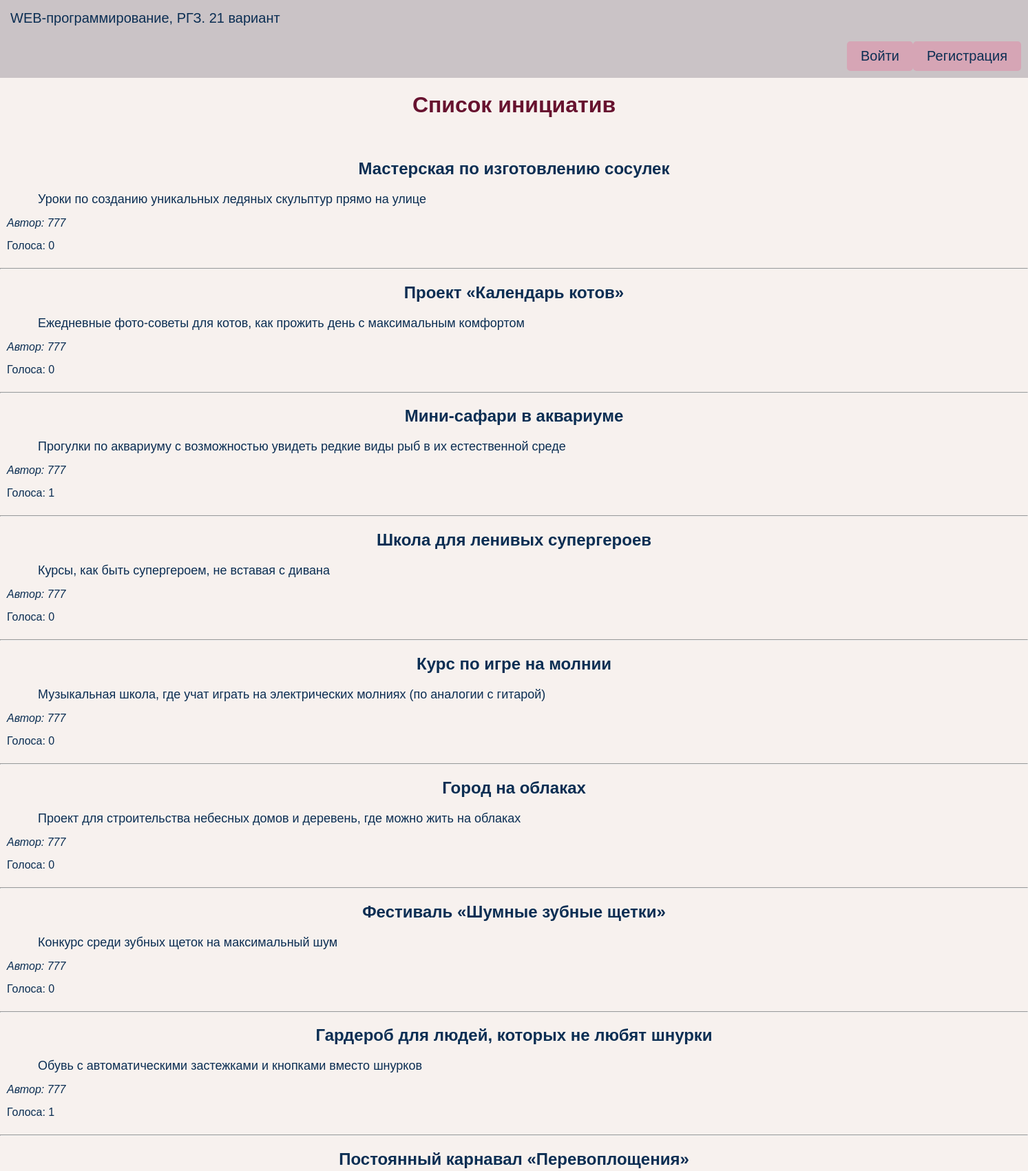
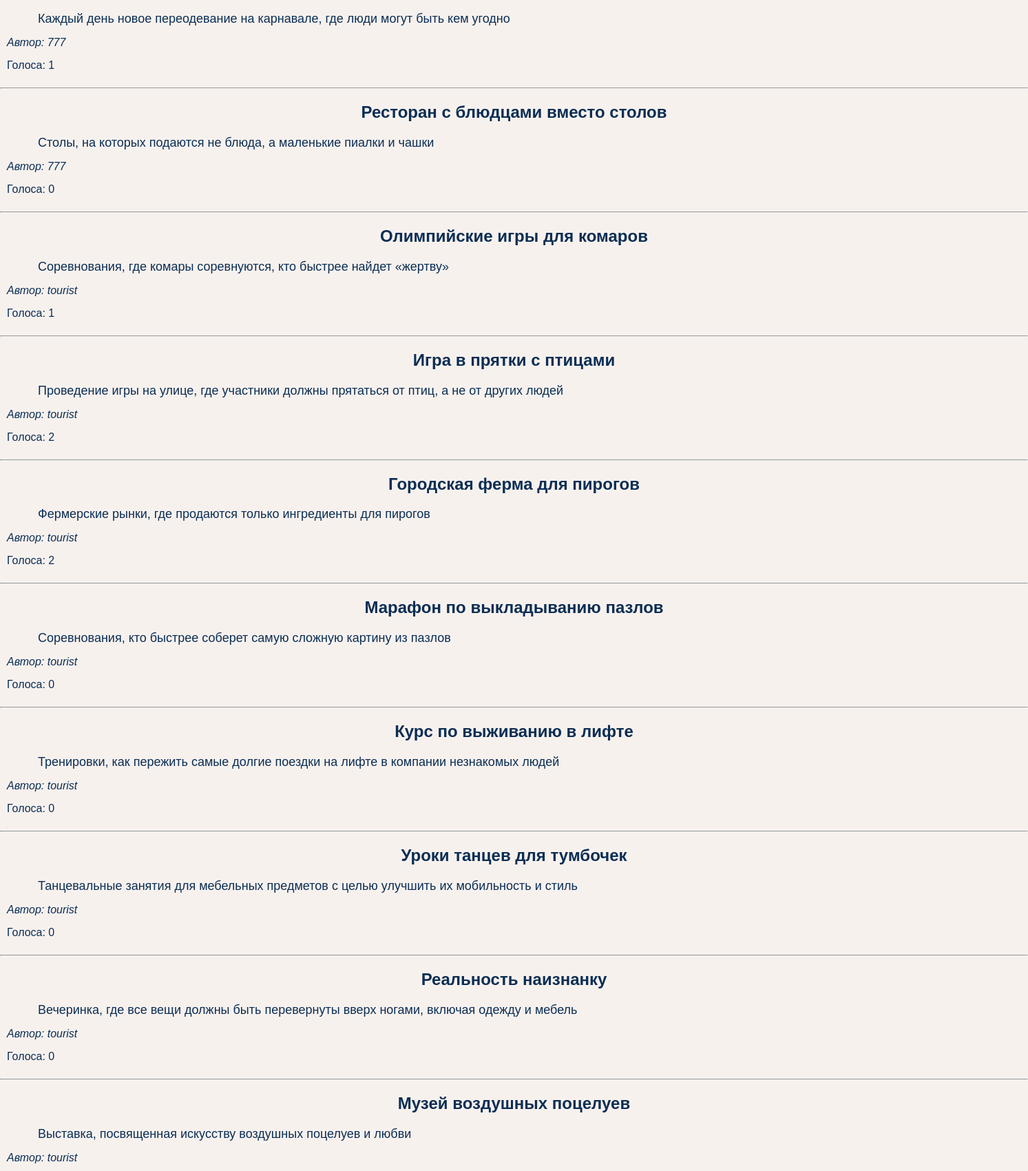
/?page=4 (upper part), run on the app's committed database (2 pictures, top to bottom).
### tables this page shows
CREATE TABLE initiatives (
            id INTEGER PRIMARY KEY AUTOINCREMENT,
            title TEXT NOT NULL,
            content TEXT NOT NULL,
            created_at DATETIME DEFAULT CURRENT_TIMESTAMP,
            author_id INTEGER,
            votes INTEGER DEFAULT 0,
            FOREIGN KEY(author_id) REFERENCES users(id)
        );

CREATE TABLE users (
            id INTEGER PRIMARY KEY AUTOINCREMENT,
            username TEXT NOT NULL UNIQUE,
            password TEXT NOT NULL,
            is_admin INTEGER DEFAULT 0
        );

### app.py (the view)
@app.route('/')
def index():
    page = request.args.get('page', 1, type=int)
    limit = 20
    offset = (page - 1) * limit
    initiatives = get_db().execute("""
        SELECT initiatives.id, initiatives.title, initiatives.content, initiatives.created_at,
               users.username, initiatives.author_id
        FROM initiatives
        LEFT JOIN users ON initiatives.author_id = users.id
        ORDER BY initiatives.created_at DESC
        LIMIT ? OFFSET ?
    """, (limit, offset)).fetchall()
    initiatives_with_votes = []
    for initiative in initiatives:
        initiative_id = initiative['id']
        up_votes = get_db().execute("""
            SELECT COUNT(*) FROM votes WHERE initiative_id = ? AND vote_type = 'up'
        """, (initiative_id,)).fetchone()[0]
        down_votes = get_db().execute("""
            SELECT COUNT(*) FROM votes WHERE initiative_id = ? AND vote_type = 'down'
        """, (initiative_id,)).fetchone()[0]
        initiative_with_votes = {
            **initiative,
            'up_votes': up_votes,
            'down_votes': down_votes,
            'total_votes': up_votes - down_votes
        }
        initiatives_with_votes.append(initiative_with_votes)
    total_initiatives = get_db().execute("""
        SELECT COUNT(*) FROM initiatives
    """).fetchone()[0]
    has_more = total_initiatives > page * limit
    return render_template('index.html', initiatives=initiatives_with_votes, page=page, has_more=has_more, get_db=get_db)

### app.py (called while the page is built)
def get_db():
    conn = sqlite3.connect(DATABASE)
    conn.row_factory = sqlite3.Row
    return conn

### templates/index.html (shortened to what this page needs)
{% extends "base.html" %}
{% block main %}
    <div class="user-panel">
        {% if session.get('username') %}
            <span style="text-align: left; margin-right: 670px; margin-left: 10px">Вы вошли как: <strong>{{ session['username'] }}</strong></span>
            {% if session.get('is_admin') %}
                <a href="{{ url_for('admin_panel') }}" class="button">Админ-таблицы</a>
            {% endif %}
            <a href="{{ url_for('new_initiative') }}" class="button">Добавить инициативу</a>
            <form method="POST" action="{{ url_for('logout') }}" style="display: inline;width:100px">
                <button type="submit" class="button">Выйти</button>
            </form>
        {% else %}
            <a href="{{ url_for('login') }}" style="margin-left: 1220px" class="button">Войти</a>
            <a href="{{ url_for('register') }}" class="button">Регистрация</a>
        {% endif %}
    </div>
    <h1>Список инициатив</h1>
    <br>
    {% for initiative in initiatives %}
    <div>
        <h2>{{ initiative['title'] }}</h2>
        <div style="margin-bottom:15px; margin-left:55px;font-size:18px">{{ initiative['content'] }}</div>
        <div style="margin-bottom:15px; margin-left:10px"><i>Автор: {{ initiative['username'] or 'Неизвестно' }}</i></div>
        <div style="margin-bottom:15px; margin-left:10px">Голоса: {{ initiative['total_votes'] }}</div>
    </div>
    <hr>
    {% endfor %}
    {% endblock %}

### static/main.css (style rules this page uses)
body { font-family: Arial, sans-serif; margin: 0; padding: 0; background-color: #f7f1ee; }
h1, h2 { text-align: center; }
h1 { color: #67122f; }
a.button { display: block; padding: 10px 20px; background-color: #d6a5b5; color:#0b2e53; text-align: center; text-decoration: none; font-size: 20px; border-radius: 5px; border: none; float: right; margin: 10px; }
a.button:link, a.button:visited { text-decoration:none; color:#0b2e53; }
.user-panel { text-align: right; display: flex; justify-content: space-between; align-items: center; margin-bottom: 10px; padding: 10px; left: 0; right: 0; background-color: #cac3c6; }
.user-panel .button { margin: 0px; }

### data on the page
initiatives: title "Мастерская по изготовлению сосулек", content "Уроки по созданию уникальных ледяных скульптур прямо на улице", username "777", total_votes "0"
initiatives: title "Проект «Календарь котов»", content "Ежедневные фото-советы для котов, как прожить день с максимальным комфортом", username "777", total_votes "0"
initiatives: title "Мини-сафари в аквариуме", content "Прогулки по аквариуму с возможностью увидеть редкие виды рыб в их естественной среде", username "777", total_votes "1"
initiatives: title "Школа для ленивых супергероев", content "Курсы, как быть супергероем, не вставая с дивана", username "777", total_votes "0"
initiatives: title "Курс по игре на молнии", content "Музыкальная школа, где учат играть на электрических молниях (по аналогии с гитарой)", username "777", total_votes "0"
initiatives: title "Город на облаках", content "Проект для строительства небесных домов и деревень, где можно жить на облаках", username "777", total_votes "0"
initiatives: title "Фестиваль «Шумные зубные щетки»", content "Конкурс среди зубных щеток на максимальный шум", username "777", total_votes "0"
initiatives: title "Гардероб для людей, которых не любят шнурки", content "Обувь с автоматическими застежками и кнопками вместо шнурков", username "777", total_votes "1"
initiatives: title "Постоянный карнавал «Перевоплощения»", content "Каждый день новое переодевание на карнавале, где люди могут быть кем угодно", username "777", total_votes "1"
initiatives: title "Ресторан с блюдцами вместо столов", content "Столы, на которых подаются не блюда, а маленькие пиалки и чашки", username "777", total_votes "0"
initiatives: title "Олимпийские игры для комаров", content "Соревнования, где комары соревнуются, кто быстрее найдет «жертву»", username "tourist", total_votes "1"
initiatives: title "Игра в прятки с птицами", content "Проведение игры на улице, где участники должны прятаться от птиц, а не от других людей", username "tourist", total_votes "2"
initiatives: title "Городская ферма для пирогов", content "Фермерские рынки, где продаются только ингредиенты для пирогов", username "tourist", total_votes "2"
initiatives: title "Марафон по выкладыванию пазлов", content "Соревнования, кто быстрее соберет самую сложную картину из пазлов", username "tourist", total_votes "0"
initiatives: title "Курс по выживанию в лифте", content "Тренировки, как пережить самые долгие поездки на лифте в компании незнакомых людей", username "tourist", total_votes "0"
initiatives: title "Уроки танцев для тумбочек", content "Танцевальные занятия для мебельных предметов с целью улучшить их мобильность и стиль", username "tourist", total_votes "0"
initiatives: title "Реальность наизнанку", content "Вечеринка, где все вещи должны быть перевернуты вверх ногами, включая одежду и мебель", username "tourist", total_votes "0"
initiatives: title "Музей воздушных поцелуев", content "Выставка, посвященная искусству воздушных поцелуев и любви", username "tourist"
